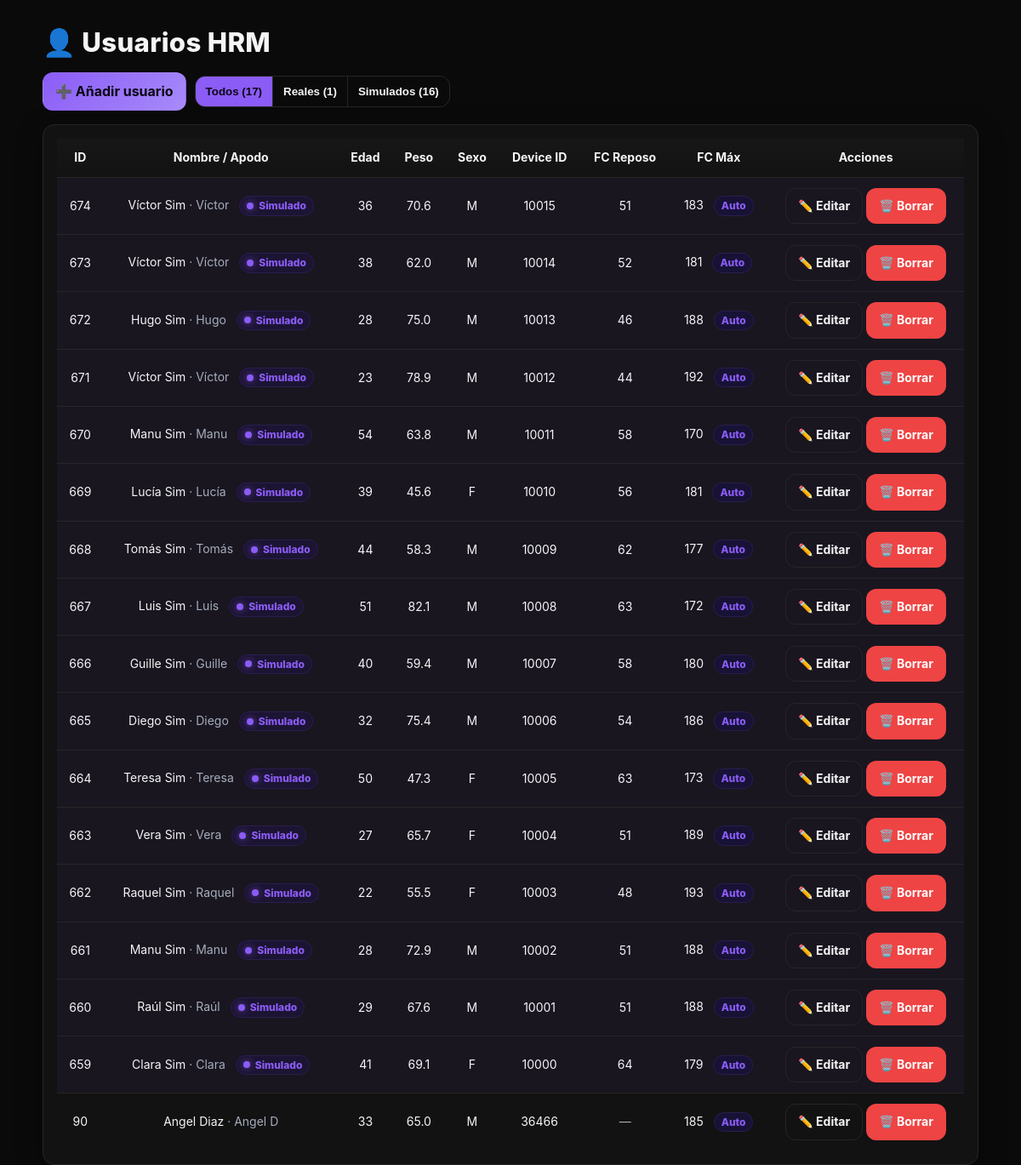
/users, run on an earlier commit of the app's database.
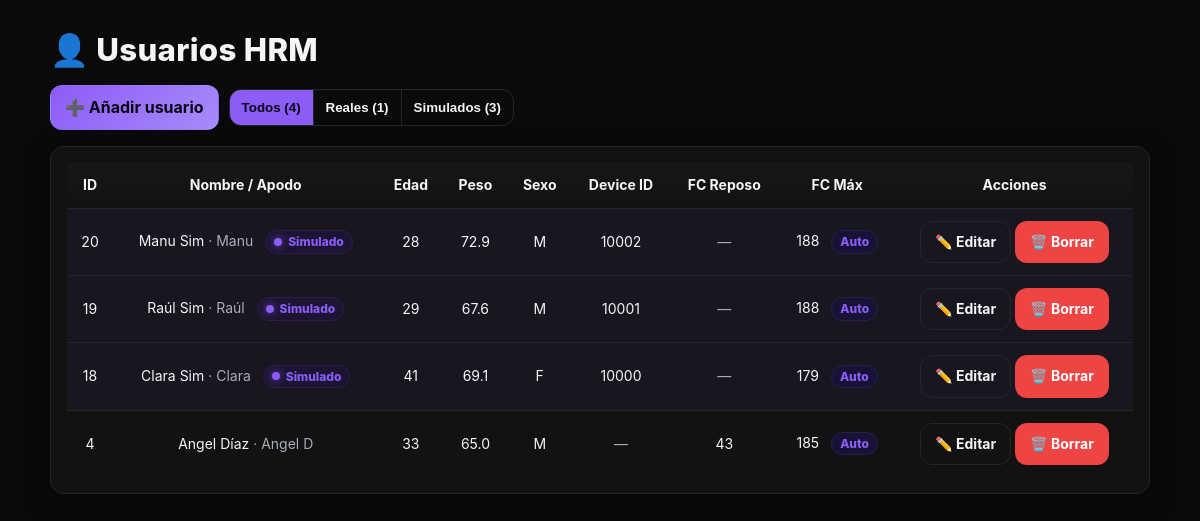
And on a later commit of the database.
### tables this page shows
CREATE TABLE users (
  id INTEGER PRIMARY KEY AUTOINCREMENT,
  nombre    TEXT NOT NULL,
  apellido  TEXT NOT NULL,
  apodo     TEXT NOT NULL,
  edad      INTEGER,            -- legacy (opcional)
  peso      REAL,
  device_id INTEGER UNIQUE,
  sexo      TEXT,               -- 'M' o 'F' (sin CHECK para no romper migraciones)
  hr_rest   INTEGER,            -- FC en reposo (opcional; puede ser NULL)
  hr_max    INTEGER,            -- FC máxima (opcional)
  is_sim    INTEGER DEFAULT 0,  -- 0=real, 1=simulado
  dob       TEXT,               -- YYYY-MM-DD (opcional)
  hr_max_auto INTEGER DEFAULT 1 -- 1=auto (Tanaka), 0=manual
);

### hr_server.py (the view)
@app.route("/users")
def users_list():
    users = db.list_users()
    return render_template("users.html", users=users)

### db.py (called while the page is built)
@contextmanager
def get_conn():
    DB_PATH.parent.mkdir(parents=True, exist_ok=True)
    conn = sqlite3.connect(DB_PATH)
    try:
        yield conn
    finally:
        conn.close()

def _ensure_schema():
    with get_conn() as conn:
        conn.execute(SCHEMA)
        cols = {r[1] for r in conn.execute("PRAGMA table_info(users)").fetchall()}
        if "sexo" not in cols:
            conn.execute("ALTER TABLE users ADD COLUMN sexo TEXT")
        if "hr_rest" not in cols:
            conn.execute("ALTER TABLE users ADD COLUMN hr_rest INTEGER")
        if "hr_max" not in cols:
            conn.execute("ALTER TABLE users ADD COLUMN hr_max INTEGER")
        if "is_sim" not in cols:
            conn.execute("ALTER TABLE users ADD COLUMN is_sim INTEGER DEFAULT 0")
        if "dob" not in cols:
            conn.execute("ALTER TABLE users ADD COLUMN dob TEXT")
        if "hr_max_auto" not in cols:
            conn.execute("ALTER TABLE users ADD COLUMN hr_max_auto INTEGER DEFAULT 1")
        conn.execute(IDX)
        conn.commit()

def list_users():
    _ensure_schema()
    with get_conn() as conn:
        cur = conn.cursor()
        cur.execute("""
            SELECT id, nombre, apellido, apodo, edad, peso, device_id, sexo,
                   hr_rest, hr_max, is_sim, dob, hr_max_auto
            FROM users
            ORDER BY id DESC
        """)
        rows = cur.fetchall()
        return [row_to_dict(r) for r in rows]

def row_to_dict(r):
    return {
        "id":          r[0],
        "nombre":      r[1],
        "apellido":    r[2],
        "apodo":       r[3],
        "edad":        r[4],
        "peso":        r[5],
        "device_id":   r[6],
        "sexo":        r[7],
        "hr_rest":     r[8],
        "hr_max":      r[9],
        "is_sim":      r[10],
        "dob":         r[11],
        "hr_max_auto": r[12],
    }

### hr_server.py (called while the page is built)
def age_from_dob(dob_str):
    if not dob_str:
        return None
    try:
        y, m, d = map(int, dob_str.split('-'))
        dob = date(y, m, d)
        today = date.today()
        age = today.year - dob.year - ((today.month, today.day) < (dob.month, dob.day))
        return max(0, age)
    except Exception:
        return None

def tanaka_from_age(age):
    try:
        e = int(age)
        if e > 0:
            return int(round(208 - 0.7 * e))
    except Exception:
        pass
    return None

def tanaka_from_dob(dob_str):
    a = age_from_dob(dob_str)
    return tanaka_from_age(a)

### templates/users.html (shortened to what this page needs)
<!doctype html>
<html lang="es">
<head>
  <link rel="stylesheet" href="/static/brand.css">
</head>
<body>
  <div class="wrap">
    <h1>👤 Usuarios HRM</h1>
    <div class="toolbar">
      <a class="btn btn-accent" href="{{ url_for('add_user') }}">➕ Añadir usuario</a>
      <div class="filters" role="group" aria-label="Filtro">
        <button type="button" class="active" data-filter="all" id="btn-all">Todos (0)</button>
        <button type="button" data-filter="real" id="btn-real">Reales (0)</button>
        <button type="button" data-filter="sim" id="btn-sim">Simulados (0)</button>
      </div>
    </div>
    <div class="panel card-pad table-wrap">
      <table id="tab">
        <thead>
          <tr>
            <th>ID</th>
            <th>Nombre / Apodo</th>
            <th>Edad</th>
            <th>Peso</th>
            <th>Sexo</th>
            <th>Device ID</th>
            <th>FC Reposo</th>
            <th>FC Máx</th>
            <th>Acciones</th>
          </tr>
        </thead>
        <tbody>
          {% for u in users %}
          {% set edad_disp = (u.dob|age_from_dob) or u.edad %}
          {% set hrmax_disp = u.hr_max if u.hr_max else ((u.dob|tanaka_dob) or (u.edad|tanaka)) %}
          <tr class="{{ 'sim' if u.is_sim else '' }}" data-is-sim="{{ 1 if u.is_sim else 0 }}">
            <td>{{ u.id }}</td>
            <td>
              {{ u.nombre }} {{ u.apellido }}
              {% if u.apodo %} <span class="muted">· {{ u.apodo }}</span>{% endif %}
              {% if u.is_sim %}
                <span class="badge" title="Usuario simulado">
                  <span class="dot"></span> Simulado
                </span>
              {% endif %}
            </td>
            <td class="{{ 'muted' if not edad_disp }}">{{ edad_disp or '—' }}</td>
            <td class="{{ 'muted' if not u.peso }}">{{ u.peso or '—' }}</td>
            <td class="{{ 'muted' if not u.sexo }}">{{ u.sexo or '—' }}</td>
            <td class="{{ 'muted' if not u.device_id }}">{{ u.device_id or '—' }}</td>
            <td class="{{ 'muted' if not u.hr_rest }}">{{ u.hr_rest or '—' }}</td>
            <td class="{{ 'muted' if not hrmax_disp }}">
              {{ hrmax_disp or '—' }}
              {% if hrmax_disp %}
                {% if u.hr_max_auto == 1 %}
                  <span class="badge badge-pill badge-inline badge-auto" title="Calculada automáticamente (Tanaka)">Auto</span>
                {% else %}
                  <span class="badge badge-pill badge-inline badge-manual" title="Valor manual (no se ajusta con la edad)">Manual</span>
                {% endif %}
              {% endif %}
            </td>
            <td>
              <a class="btn btn-ghost" href="{{ url_for('edit_user', user_id=u.id) }}">✏️ Editar</a>
              <a class="btn btn-danger" href="{{ url_for('delete_user', user_id=u.id) }}"
                 onclick="return confirm('¿Borrar usuario &quot;{{ u.apodo or u.nombre }}&quot;?')">🗑️ Borrar</a>
            </td>
          </tr>
          {% endfor %}
        </tbody>
      </table>
    </div>
  </div>
</body>
</html>

### static/brand.css (style rules this page uses)
:root { --bg:#0a0a0a; --card:#121212; --text:#f5f5f6; --muted:#a5adbb; --border:#262626; --accent:#8b5cf6; --accent-2:#a78bfa; --danger:#ef4444; --ok:#22c55e; --shadow-lg: 0 8px 30px rgba(0,0,0,.35); --radius: 14px; --ff-ui: "Inter", ui-sans-serif, system-ui, -apple-system, "Segoe UI", Roboto, Arial, "Noto Sans", sans-serif; --ff-head: "Space Grotesk", var(--ff-ui); --fs-h1: clamp(1.25rem, 2.6vw, 2rem); --fs-ui: 16px; --fs-small: 13px; --page-pad: clamp(14px, 3.2vw, 28px); --wrap-w: 1100px; }
* { box-sizing:border-box; }
html,body { height:100%; }
html { background:var(--bg); color:var(--text); }
body { margin:0; padding:var(--page-pad); font-family:var(--ff-ui); font-size:var(--fs-ui); line-height:1.45; }
.wrap { max-width:var(--wrap-w); margin:0 auto; }
h1 { margin:0 0 12px; font-family:var(--ff-head); font-weight:800; letter-spacing:.3px; font-size:var(--fs-h1); }
.toolbar { display:flex; gap:10px; flex-wrap:wrap; align-items:center; margin:10px 0 16px; }
.btn { appearance:none; border:1px solid var(--border); background:var(--card); color:var(--text); border-radius:12px; padding:10px 14px; font-weight:700; cursor:pointer; text-decoration:none; display:inline-flex; align-items:center; gap:8px; transition: border-color .2s ease, transform .06s ease; }
.btn-accent { background:linear-gradient(135deg,var(--accent),var(--accent-2)); color:#0b0615; border-color:transparent; }
.btn-ghost { background:transparent; }
.btn-danger { background:var(--danger); color:#fff; border-color:transparent; }
.filters { display:inline-flex; gap:0; border:1px solid var(--border); border-radius:12px; overflow:hidden; }
.filters button { border:none; background:transparent; color:var(--text); padding:10px 12px; font-weight:800; cursor:pointer; }
.filters button + button { border-left:1px solid var(--border); }
.filters button.active { background:var(--accent); color:#0b0615; }
.panel { background:var(--card); border:1px solid var(--border); border-radius:var(--radius); box-shadow: var(--shadow-lg); }
.table-wrap { overflow:auto; border-radius:var(--radius); }
table { width:100%; border-collapse:collapse; min-width:780px; }
th,td { padding:12px; text-align:center; border-bottom:1px solid var(--border); font-size:14px; }
thead th { background:linear-gradient(180deg, #171717, #121212); font-family:var(--ff-head); }
tbody tr:last-child td { border-bottom:none; }
tr.sim { background: rgba(139,92,246,0.06); }
.muted { color:var(--muted); }
.badge { display:inline-flex; align-items:center; gap:6px; padding:2px 8px; border-radius:999px; font-size:12px; font-weight:800; background:#1c1433; color:var(--accent); border:1px solid #2a1e4d; margin-left:8px; }
.badge-auto { background:#171236; border-color:#2a1e4d; color:var(--accent); }
.badge-pill { padding:2px 8px; border-radius:999px; font-size:12px; font-weight:800; }
.badge-inline { margin-left:8px; }
.badge .dot { width:8px; height:8px; border-radius:50%; background:var(--accent); box-shadow: 0 0 8px rgba(139,92,246, .7); }
.card-pad { padding:16px; }

What changed in the data, as far as the page shows it:
removed users: id "674", nombre "Víctor", apellido "Sim", apodo "Víctor", is_sim 1 (drawn), edad "36", peso "70.6", sexo "M", device "10015", hr_rest "51", hrmax_disp "183", hr_max_auto "Auto"
removed users: id "673", nombre "Víctor", apellido "Sim", apodo "Víctor", is_sim 1 (drawn), edad "38", peso "62.0", sexo "M", device "10014", hr_rest "52", hrmax_disp "181", hr_max_auto "Auto"
removed users: id "672", nombre "Hugo", apellido "Sim", apodo "Hugo", is_sim 1 (drawn), edad "28", peso "75.0", sexo "M", device "10013", hr_rest "46", hrmax_disp "188", hr_max_auto "Auto"
removed users: id "671", nombre "Víctor", apellido "Sim", apodo "Víctor", is_sim 1 (drawn), edad "23", peso "78.9", sexo "M", device "10012", hr_rest "44", hrmax_disp "192", hr_max_auto "Auto"
removed users: id "670", nombre "Manu", apellido "Sim", apodo "Manu", is_sim 1 (drawn), edad "54", peso "63.8", sexo "M", device "10011", hr_rest "58", hrmax_disp "170", hr_max_auto "Auto"
removed users: id "669", nombre "Lucía", apellido "Sim", apodo "Lucía", is_sim 1 (drawn), edad "39", peso "45.6", sexo "F", device "10010", hr_rest "56", hrmax_disp "181", hr_max_auto "Auto"
removed users: id "668", nombre "Tomás", apellido "Sim", apodo "Tomás", is_sim 1 (drawn), edad "44", peso "58.3", sexo "M", device "10009", hr_rest "62", hrmax_disp "177", hr_max_auto "Auto"
removed users: id "667", nombre "Luis", apellido "Sim", apodo "Luis", is_sim 1 (drawn), edad "51", peso "82.1", sexo "M", device "10008", hr_rest "63", hrmax_disp "172", hr_max_auto "Auto"
removed users: id "666", nombre "Guille", apellido "Sim", apodo "Guille", is_sim 1 (drawn), edad "40", peso "59.4", sexo "M", device "10007", hr_rest "58", hrmax_disp "180", hr_max_auto "Auto"
removed users: id "665", nombre "Diego", apellido "Sim", apodo "Diego", is_sim 1 (drawn), edad "32", peso "75.4", sexo "M", device "10006", hr_rest "54", hrmax_disp "186", hr_max_auto "Auto"
removed users: id "664", nombre "Teresa", apellido "Sim", apodo "Teresa", is_sim 1 (drawn), edad "50", peso "47.3", sexo "F", device "10005", hr_rest "63", hrmax_disp "173", hr_max_auto "Auto"
removed users: id "663", nombre "Vera", apellido "Sim", apodo "Vera", is_sim 1 (drawn), edad "27", peso "65.7", sexo "F", device "10004", hr_rest "51", hrmax_disp "189", hr_max_auto "Auto"
removed users: id "662", nombre "Raquel", apellido "Sim", apodo "Raquel", is_sim 1 (drawn), edad "22", peso "55.5", sexo "F", device "10003", hr_rest "48", hrmax_disp "193", hr_max_auto "Auto"
removed users: id "661", nombre "Manu", apellido "Sim", apodo "Manu", is_sim 1 (drawn), edad "28", peso "72.9", sexo "M", device "10002", hr_rest "51", hrmax_disp "188", hr_max_auto "Auto"
removed users: id "660", nombre "Raúl", apellido "Sim", apodo "Raúl", is_sim 1 (drawn), edad "29", peso "67.6", sexo "M", device "10001", hr_rest "51", hrmax_disp "188", hr_max_auto "Auto"
removed users: id "659", nombre "Clara", apellido "Sim", apodo "Clara", is_sim 1 (drawn), edad "41", peso "69.1", sexo "F", device "10000", hr_rest "64", hrmax_disp "179", hr_max_auto "Auto"
removed users: id "90", nombre "Angel", apellido "Diaz", apodo "Angel D", edad "33", peso "65.0", sexo "M", device "36466", hr_rest "—", hrmax_disp "185", hr_max_auto "Auto", is_sim 0 (drawn)
added users: id "20", nombre "Manu", apellido "Sim", apodo "Manu", is_sim 1 (drawn), edad "28", peso "72.9", sexo "M", device "10002", hr_rest "—", hr_max "188", hr_max_auto "Auto"
added users: id "19", nombre "Raúl", apellido "Sim", apodo "Raúl", is_sim 1 (drawn), edad "29", peso "67.6", sexo "M", device "10001", hr_rest "—", hr_max "188", hr_max_auto "Auto"
added users: id "18", nombre "Clara", apellido "Sim", apodo "Clara", is_sim 1 (drawn), edad "41", peso "69.1", sexo "F", device "10000", hr_rest "—", hr_max "179", hr_max_auto "Auto"
added users: id "4", nombre "Angel", apellido "Díaz", apodo "Angel D", edad_disp "33", peso "65.0", sexo "M", device_id "—", hr_rest "43", hrmax_disp "185", hr_max_auto "Auto", is_sim 0 (drawn)
Also different on the page:
text written by a page script: "Todos (17)" → "Todos (4)"
text written by a page script: "Simulados (16)" → "Simulados (3)"
